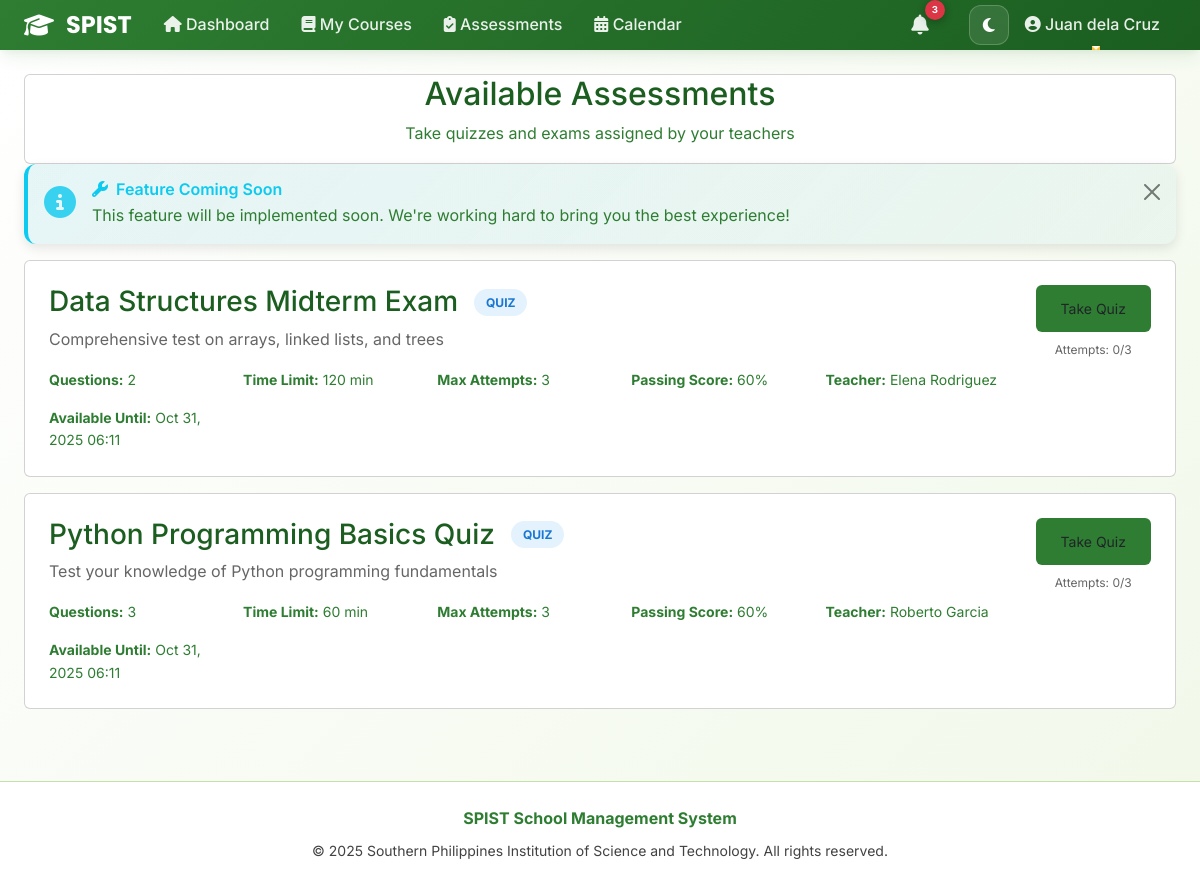
Screenshot of /assessments/available/ (signed in) with the database file from the repository.
### accounts/models.py (models this page shows, shortened)
class User(AbstractUser):
    USER_TYPE_CHOICES = (
        ('student', 'Student'),
        ('teacher', 'Teacher'),
    )
    user_type = models.CharField(max_length=10, choices=USER_TYPE_CHOICES)
    email = models.EmailField(unique=True)
    phone_number = models.CharField(max_length=15, blank=True, null=True)
    is_verified = models.BooleanField(default=False)
    bio = models.TextField(max_length=500, blank=True, null=True, help_text="Tell us about yourself")
    avatar = models.ImageField(upload_to=user_avatar_path, blank=True, null=True, help_text="Profile picture")
    date_updated = models.DateTimeField(auto_now=True)
    last_login_ip = models.GenericIPAddressField(blank=True, null=True)
    is_active_user = models.BooleanField(default=True, help_text="For soft delete")
    USERNAME_FIELD = 'email'
    REQUIRED_FIELDS = ['username', 'first_name', 'last_name']
    def get_full_name(self):
        return f"{self.first_name} {self.last_name}".strip()

### assessments/models.py (models this page shows, shortened)
class Assessment(models.Model):
    ASSESSMENT_TYPES = (
        ('quiz', 'Quiz'),
        ('exam', 'Exam'),
        ('practice', 'Practice Test'),
        ('survey', 'Survey'),
    )
    STATUS_CHOICES = (
        ('draft', 'Draft'),
        ('published', 'Published'),
        ('scheduled', 'Scheduled'),
        ('archived', 'Archived'),
        ('suspended', 'Suspended'),
    )
    GRADING_METHODS = (
        ('automatic', 'Automatic'),
        ('manual', 'Manual'),
        ('mixed', 'Mixed'),
    )
    title = models.CharField(max_length=200)
    description = models.TextField(blank=True, null=True)
    assessment_type = models.CharField(max_length=10, choices=ASSESSMENT_TYPES)
    creator = models.ForeignKey(User, on_delete=models.CASCADE, related_name='created_assessments')
    subject_category = models.CharField(max_length=20, choices=AssessmentTemplate.SUBJECT_CATEGORIES, default='general')
    difficulty_level = models.CharField(max_length=10, choices=AssessmentTemplate.DIFFICULTY_LEVELS, default='medium')
    tags = models.CharField(max_length=500, blank=True, help_text="Comma-separated tags for organization")
    created_from_template = models.ForeignKey(AssessmentTemplate, on_delete=models.SET_NULL, null=True, blank=True)
    created_from_import = models.ForeignKey(DocumentImport, on_delete=models.SET_NULL, null=True, blank=True)
    source_question_bank = models.ForeignKey(QuestionBank, on_delete=models.SET_NULL, null=True, blank=True)
    time_limit = models.PositiveIntegerField(
        null=True, blank=True,
        help_text="Time limit in minutes (leave blank for no time limit)"
    )
    auto_submit = models.BooleanField(
        default=True,
        help_text="Automatically submit when time limit is reached"
    )
    show_correct_answers = models.BooleanField(
        default=False,
        help_text="Show correct answers to students after completion"
    )
    show_correct_answers_after = models.DateTimeField(
        null=True, blank=True,
        help_text="Show correct answers after this date/time"
    )
    randomize_questions = models.BooleanField(
        default=False,
        help_text="Randomize question order for each student"
    )
    randomize_choices = models.BooleanField(
        default=False,
        help_text="Randomize answer choices for multiple choice questions"
    )
    questions_per_page = models.PositiveIntegerField(
        default=1,
        validators=[MinValueValidator(1), MaxValueValidator(50)],
        help_text="Number of questions to display per page"
    )
    max_attempts = models.PositiveIntegerField(
        default=1,
        validators=[MinValueValidator(1), MaxValueValidator(10)],
        help_text="Maximum number of attempts allowed per student"
    )
    allow_review = models.BooleanField(
        default=True,
        help_text="Allow students to review their answers before submitting"
    )
    allow_backtrack = models.BooleanField(
        default=True,
        help_text="Allow students to go back to previous questions"
    )
    grading_method = models.CharField(max_length=15, choices=GRADING_METHODS, default='automatic')
    passing_score = models.PositiveIntegerField(
        default=60,
        validators=[MinValueValidator(0), MaxValueValidator(100)],
        help_text="Minimum percentage to pass"
    )
    weighted_scoring = models.BooleanField(
        default=False,
        help_text="Use weighted scoring based on question difficulty"
    )
    partial_credit = models.BooleanField(
        default=False,
        help_text="Allow partial credit for partially correct answers"
    )
    status = models.CharField(max_length=15, choices=STATUS_CHOICES, default='draft')
    available_from = models.DateTimeField(null=True, blank=True)
    available_until = models.DateTimeField(null=True, blank=True)
    late_submission_penalty = models.PositiveIntegerField(
        default=0,
        validators=[MinValueValidator(0), MaxValueValidator(100)],
        help_text="Percentage penalty for late submissions"
    )
    require_lockdown_browser = models.BooleanField(default=False)
    disable_copy_paste = models.BooleanField(default=False)
    require_webcam = models.BooleanField(default=False)
    ip_restrictions = models.TextField(
        blank=True,
        help_text="Comma-separated list of allowed IP addresses/ranges"
    )
    notify_on_submission = models.BooleanField(default=True)
    email_results = models.BooleanField(default=False)
    total_points = models.PositiveIntegerField(default=0)
    estimated_duration = models.PositiveIntegerField(
        null=True, blank=True,
        help_text="Estimated completion time in minutes"
    )
    view_count = models.PositiveIntegerField(default=0)
    completion_rate = models.DecimalField(max_digits=5, decimal_places=2, default=0.00)
    average_score = models.DecimalField(max_digits=5, decimal_places=2, default=0.00)
    created_at = models.DateTimeField(default=timezone.now)
    updated_at = models.DateTimeField(auto_now=True)
    last_accessed = models.DateTimeField(auto_now=True)
    class Meta:
        ordering = ['-created_at']
        indexes = [
            models.Index(fields=['creator', 'status']),
            models.Index(fields=['assessment_type', 'subject_category']),
            models.Index(fields=['available_from', 'available_until']),
        ]

### assessments/views.py (the view)
# urls.py: path('available/', views.available_assessments_view, name='available_assessments'),
@login_required
def available_assessments_view(request):
    if request.user.user_type != 'student':
        messages.error(request, 'Access denied.')
        return redirect('accounts:dashboard_redirect')
    assessments = Assessment.objects.filter(
        status='published',
        available_from__lte=timezone.now()
    ).order_by('-created_at')
    return render(request, 'assessments/available_assessments.html', {
        'assessments': assessments
    })

### assessments/templates/assessments/available_assessments.html (shortened to what this page needs)
{% extends 'accounts/base.html' %}
{% block content %}
<div class="card">
    <div class="text-center">
        <h2>Available Assessments</h2>
        <p>Take quizzes and exams assigned by your teachers</p>
    </div>
</div>
{% include 'accounts/partials/feature_notification.html' %}
{% if assessments %}
    <div style="display: grid; gap: 1rem;">
        {% for assessment in assessments %}
        <div class="card" style="padding: 1.5rem;">
            <div style="display: flex; justify-content: space-between; align-items: start;">
                <div style="flex: 1;">
                    <div style="display: flex; align-items: center; gap: 1rem; margin-bottom: 0.5rem;">
                        <h3 style="margin: 0;">{{ assessment.title }}</h3>
                        <span style="padding: 0.25rem 0.75rem; border-radius: 20px; font-size: 12px; font-weight: bold; text-transform: uppercase;
                                     background-color: #e3f2fd; color: #1976d2;">
                            {{ assessment.get_assessment_type_display }}
                        </span>
                    </div>
                    {% if assessment.description %}
                    <p style="color: #666; margin-bottom: 1rem;">{{ assessment.description }}</p>
                    {% endif %}
                    <div style="display: grid; grid-template-columns: repeat(auto-fit, minmax(150px, 1fr)); gap: 1rem; font-size: 14px; color: #666;">
                        <div>
                            <strong>Questions:</strong> {{ assessment.questions.count }}
                        </div>
                        {% if assessment.time_limit %}
                        <div>
                            <strong>Time Limit:</strong> {{ assessment.time_limit }} min
                        </div>
                        {% else %}
                        <div>
                            <strong>Time Limit:</strong> No limit
                        </div>
                        {% endif %}
                        <div>
                            <strong>Max Attempts:</strong> {{ assessment.max_attempts }}
                        </div>
                        <div>
                            <strong>Passing Score:</strong> {{ assessment.passing_score }}%
                        </div>
                        <div>
                            <strong>Teacher:</strong> {{ assessment.creator.get_full_name }}
                        </div>
                        {% if assessment.available_until %}
                        <div>
                            <strong>Available Until:</strong> {{ assessment.available_until|date:"M d, Y H:i" }}
                        </div>
                        {% endif %}
                    </div>
                </div>
                <div style="display: flex; flex-direction: column; gap: 0.5rem; margin-left: 2rem;">
                    <button onclick="showFeatureNotImplemented('Take Assessment', 'Assessment taking functionality is currently under development.')"
                            class="btn" style="font-size: 14px; padding: 0.75rem 1.5rem; background-color: #2e7d32;">
                        Take {{ assessment.get_assessment_type_display }}
                    </button>
                    <div style="font-size: 12px; color: #666; text-align: center;">
                        Attempts: 0/{{ assessment.max_attempts }}
                    </div>
                </div>
            </div>
        </div>
        {% endfor %}
    </div>
{% endif %}
{% endblock %}

### accounts/templates/accounts/base.html (shortened to what this page needs)
<!DOCTYPE html>
<html lang="en" data-theme="light">
<head>
    <link href="https://cdn.jsdelivr.net/npm/bootstrap@5.3.0/dist/css/bootstrap.min.css" rel="stylesheet">
    <link href="https://cdnjs.cloudflare.com/ajax/libs/font-awesome/6.4.0/css/all.min.css" rel="stylesheet">
</head>
<body>
    {% if user.is_authenticated %}
    <nav class="navbar navbar-expand-lg modern-navbar">
        <div class="container-fluid px-4">
            <a class="navbar-brand" href="{% url 'accounts:dashboard_redirect' %}">
                <i class="fas fa-graduation-cap"></i>
                SPIST
            </a>
            <div class="collapse navbar-collapse" id="navbarMain">
                <ul class="navbar-nav me-auto">
                    <li class="nav-item">
                        <a class="nav-link" href="{% url 'accounts:dashboard_redirect' %}">
                            <i class="fas fa-home"></i> Dashboard
                        </a>
                    </li>
                    {% if user.user_type == 'student' %}
                    <li class="nav-item">
                        <a class="nav-link" href="{% url 'courses:student_enrollment' %}">
                            <i class="fas fa-book"></i> My Courses
                        </a>
                    </li>
                    <li class="nav-item">
                        <a class="nav-link" href="{% url 'assessments:available_assessments' %}">
                            <i class="fas fa-clipboard-check"></i> Assessments
                        </a>
                    </li>
                    {% endif %}
                    <li class="nav-item">
                        <a class="nav-link" href="{% url 'accounts:calendar_view' %}">
                            <i class="fas fa-calendar-alt"></i> Calendar
                        </a>
                    </li>
                </ul>
                <ul class="navbar-nav align-items-center">
                    <li class="nav-item dropdown">
                        <a class="nav-link position-relative p-2" href="#" role="button" data-bs-toggle="dropdown" aria-expanded="false" style="margin-right: 0.5rem;">
                            <i class="fas fa-bell fa-lg" style="color: rgba(255, 255, 255, 0.9);"></i>
                            <span class="position-absolute badge rounded-pill bg-danger" style="top: 0; right: 0; font-size: 0.7rem; min-width: 20px; height: 20px; display: flex; align-items: center; justify-content: center; font-weight: 700; box-shadow: 0 2px 8px rgba(0,0,0,0.3);">
                                3
                            </span>
                        </a>
                    </li>
                    <li class="nav-item">
                        <button class="theme-toggle" onclick="toggleTheme()" title="Toggle Theme">
                            <i class="fas fa-moon" id="theme-icon"></i>
                        </button>
                    </li>
                    <li class="nav-item dropdown">
                        <a class="nav-link dropdown-toggle" href="#" role="button" data-bs-toggle="dropdown">
                            <i class="fas fa-user-circle"></i> {{ user.get_full_name }}
                        </a>
                    </li>
                </ul>
            </div>
        </div>
    </nav>
    {% endif %}
    <main class="container-fluid px-4 py-4">
        {% block content %}{% endblock %}
    </main>
    <footer class="mt-5 py-4 text-center" style="background: var(--bg-card); border-top: 1px solid var(--border-color);">
        <div class="container">
            <p class="mb-2" style="color: var(--text-secondary);">
                <strong>SPIST School Management System</strong>
            </p>
            <p class="mb-0" style="color: var(--text-muted); font-size: 0.875rem;">
                &copy; 2025 Southern Philippines Institution of Science and Technology. All rights reserved.
            </p>
        </div>
    </footer>
</body>
</html>

### rows the page displays
User: get_full_name "Juan dela Cruz"
Assessment: title "Data Structures Midterm Exam", assessment_type "QUIZ", description "Comprehensive test on arrays, linked lists, and trees", questions.count "2", time_limit "120", max_attempts "3", passing_score "60", creator.get_full_name "Elena Rodriguez", available_until "Oct 31, 2025 06:11", assessment_type "Quiz"
Assessment: title "Python Programming Basics Quiz", assessment_type "QUIZ", description "Test your knowledge of Python programming fundamentals", questions.count "3", time_limit "60", max_attempts "3", passing_score "60", creator.get_full_name "Roberto Garcia", available_until "Oct 31, 2025 06:11", assessment_type "Quiz"

### other values shown
{{ feature_name|default:"This" }} "This"
